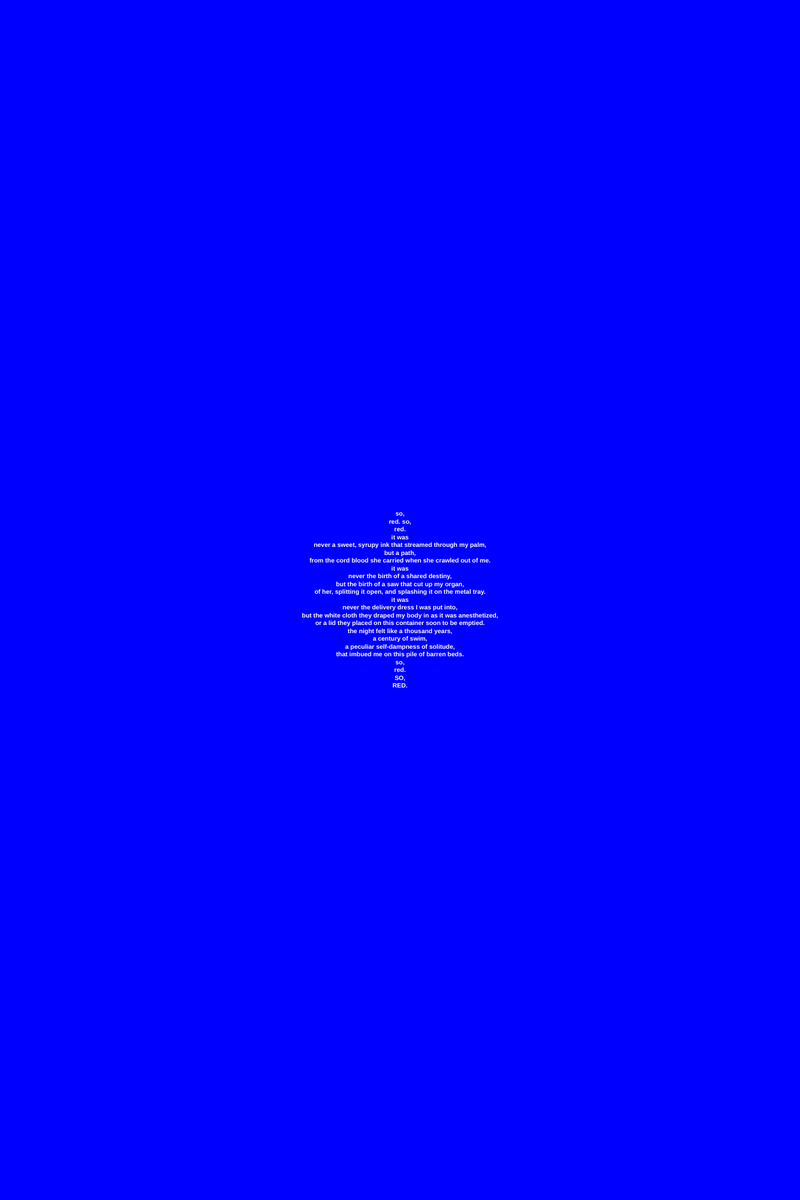
Frame 1 (no input)
Frame 60 (no input): identical to frame 1, image omitted
Frame 120 (the mouse pressed at the canvas centre since frame 60): identical to frame 1, image omitted

The p5.js sketch that drew this single still picture (run headless with seeded random() and noise() and a simulated clock; from frame 60 on, the mouse is pressed at the canvas centre):

// p5.js sketch
// ── sketch.js
let zoomSlider;

let textContent = `so,
red. so,
red.
it was
never a sweet, syrupy ink that streamed through my palm,
but a path,
from the cord blood she carried when she crawled out of me.
it was
never the birth of a shared destiny,
but the birth of a saw that cut up my organ,
of her, splitting it open, and splashing it on the metal tray.
it was
never the delivery dress I was put into,
but the white cloth they draped my body in as it was anesthetized,
or a lid they placed on this container soon to be emptied.
the night felt like a thousand years,
a century of swim,
a peculiar self-dampness of solitude,
that imbued me on this pile of barren beds.
so,
red.
SO,
RED.`;

function setup() {
  createCanvas(1280, 1920);
  zoomSlider = createSlider(1, 5, 1, 0.1);
  zoomSlider.position(10, height + 10);
  zoomSlider.style('width', '80px');
}

function draw() {
  background(0, 0, 255);
  let zoomLevel = zoomSlider.value();
  let fontSize = min(10 * zoomLevel, 1000);

  
  textSize(fontSize);
  textStyle(BOLD);
  textAlign(CENTER, CENTER);
  fill(255, 255, 255);
  text(textContent, width / 2, height / 2);
}
